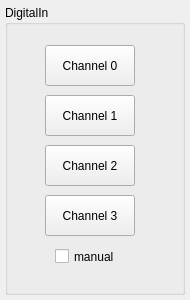
<?xml version="1.0" encoding="UTF-8"?>
<ui version="4.0">
 <class>DigitalIn</class>
 <widget class="QWidget" name="DigitalIn">
  <property name="geometry">
   <rect>
    <x>0</x>
    <y>0</y>
    <width>190</width>
    <height>300</height>
   </rect>
  </property>
  <property name="minimumSize">
   <size>
    <width>190</width>
    <height>300</height>
   </size>
  </property>
  <property name="windowTitle">
   <string>Form</string>
  </property>
  <widget class="QGroupBox" name="groupBox">
   <property name="geometry">
    <rect>
     <x>5</x>
     <y>5</y>
     <width>180</width>
     <height>290</height>
    </rect>
   </property>
   <property name="sizePolicy">
    <sizepolicy hsizetype="Preferred" vsizetype="Expanding">
     <horstretch>0</horstretch>
     <verstretch>0</verstretch>
    </sizepolicy>
   </property>
   <property name="title">
    <string>DigitalIn</string>
   </property>
   <widget class="QPushButton" name="button1">
    <property name="enabled">
     <bool>true</bool>
    </property>
    <property name="geometry">
     <rect>
      <x>40</x>
      <y>90</y>
      <width>90</width>
      <height>41</height>
     </rect>
    </property>
    <property name="text">
     <string>Channel 1</string>
    </property>
   </widget>
   <widget class="QWidget" name="statusLED1" native="true">
    <property name="enabled">
     <bool>false</bool>
    </property>
    <property name="geometry">
     <rect>
      <x>140</x>
      <y>110</y>
      <width>12</width>
      <height>12</height>
     </rect>
    </property>
    <property name="sizePolicy">
     <sizepolicy hsizetype="Fixed" vsizetype="Fixed">
      <horstretch>0</horstretch>
      <verstretch>0</verstretch>
     </sizepolicy>
    </property>
    <property name="minimumSize">
     <size>
      <width>10</width>
      <height>10</height>
     </size>
    </property>
    <property name="maximumSize">
     <size>
      <width>15</width>
      <height>15</height>
     </size>
    </property>
   </widget>
   <widget class="QWidget" name="statusLED0" native="true">
    <property name="enabled">
     <bool>false</bool>
    </property>
    <property name="geometry">
     <rect>
      <x>140</x>
      <y>60</y>
      <width>12</width>
      <height>12</height>
     </rect>
    </property>
    <property name="sizePolicy">
     <sizepolicy hsizetype="Fixed" vsizetype="Fixed">
      <horstretch>0</horstretch>
      <verstretch>0</verstretch>
     </sizepolicy>
    </property>
    <property name="minimumSize">
     <size>
      <width>10</width>
      <height>10</height>
     </size>
    </property>
    <property name="maximumSize">
     <size>
      <width>15</width>
      <height>15</height>
     </size>
    </property>
   </widget>
   <widget class="QPushButton" name="button0">
    <property name="enabled">
     <bool>true</bool>
    </property>
    <property name="geometry">
     <rect>
      <x>40</x>
      <y>40</y>
      <width>90</width>
      <height>41</height>
     </rect>
    </property>
    <property name="text">
     <string>Channel 0</string>
    </property>
   </widget>
   <widget class="QCheckBox" name="check">
    <property name="enabled">
     <bool>true</bool>
    </property>
    <property name="geometry">
     <rect>
      <x>50</x>
      <y>240</y>
      <width>81</width>
      <height>23</height>
     </rect>
    </property>
    <property name="text">
     <string>manual</string>
    </property>
   </widget>
   <widget class="QPushButton" name="button2">
    <property name="enabled">
     <bool>true</bool>
    </property>
    <property name="geometry">
     <rect>
      <x>40</x>
      <y>140</y>
      <width>90</width>
      <height>41</height>
     </rect>
    </property>
    <property name="text">
     <string>Channel 2</string>
    </property>
   </widget>
   <widget class="QWidget" name="statusLED2" native="true">
    <property name="enabled">
     <bool>false</bool>
    </property>
    <property name="geometry">
     <rect>
      <x>140</x>
      <y>160</y>
      <width>12</width>
      <height>12</height>
     </rect>
    </property>
    <property name="sizePolicy">
     <sizepolicy hsizetype="Fixed" vsizetype="Fixed">
      <horstretch>0</horstretch>
      <verstretch>0</verstretch>
     </sizepolicy>
    </property>
    <property name="minimumSize">
     <size>
      <width>10</width>
      <height>10</height>
     </size>
    </property>
    <property name="maximumSize">
     <size>
      <width>15</width>
      <height>15</height>
     </size>
    </property>
   </widget>
   <widget class="QPushButton" name="button3">
    <property name="enabled">
     <bool>true</bool>
    </property>
    <property name="geometry">
     <rect>
      <x>40</x>
      <y>190</y>
      <width>90</width>
      <height>41</height>
     </rect>
    </property>
    <property name="text">
     <string>Channel 3</string>
    </property>
   </widget>
   <widget class="QWidget" name="statusLED3" native="true">
    <property name="enabled">
     <bool>false</bool>
    </property>
    <property name="geometry">
     <rect>
      <x>140</x>
      <y>210</y>
      <width>12</width>
      <height>12</height>
     </rect>
    </property>
    <property name="sizePolicy">
     <sizepolicy hsizetype="Fixed" vsizetype="Fixed">
      <horstretch>0</horstretch>
      <verstretch>0</verstretch>
     </sizepolicy>
    </property>
    <property name="minimumSize">
     <size>
      <width>10</width>
      <height>10</height>
     </size>
    </property>
    <property name="maximumSize">
     <size>
      <width>15</width>
      <height>15</height>
     </size>
    </property>
   </widget>
   <zorder>statusLED1</zorder>
   <zorder>statusLED0</zorder>
   <zorder>button0</zorder>
   <zorder>button1</zorder>
   <zorder>check</zorder>
   <zorder>button2</zorder>
   <zorder>statusLED2</zorder>
   <zorder>button3</zorder>
   <zorder>statusLED3</zorder>
  </widget>
 </widget>
 <resources/>
 <connections/>
</ui>
